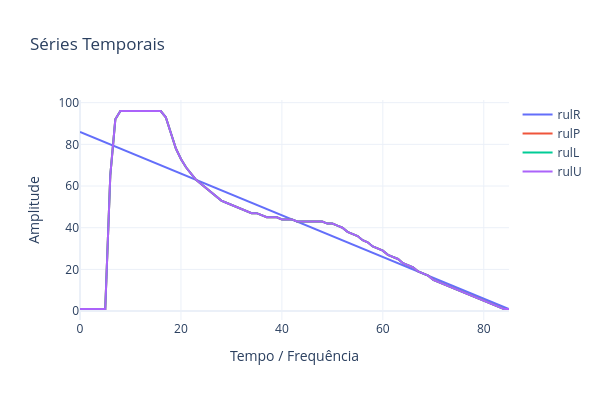

Write notebook code for a chart like this one.
### Code cell
rho = 1e-9
Range = rho*teda.erulP_hist
rulR = teda.rulR
rulP = teda.rulP
rulL = teda.rulP - Range
rulU  = teda.rulP + Range
PlotSeriesPLY(ySeries=[rulR,rulP,rulL,rulU],names=['rulR','rulP','rulL','rulU'])
